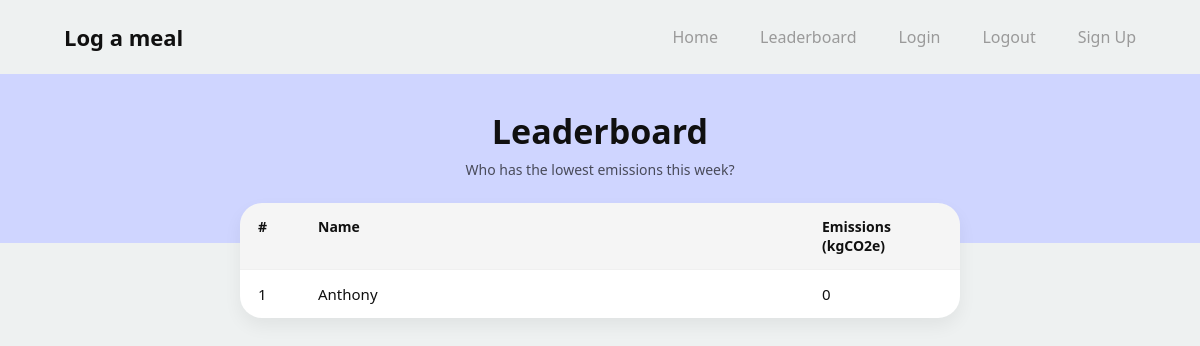
The app's page /leaderboard (signed in), older data.
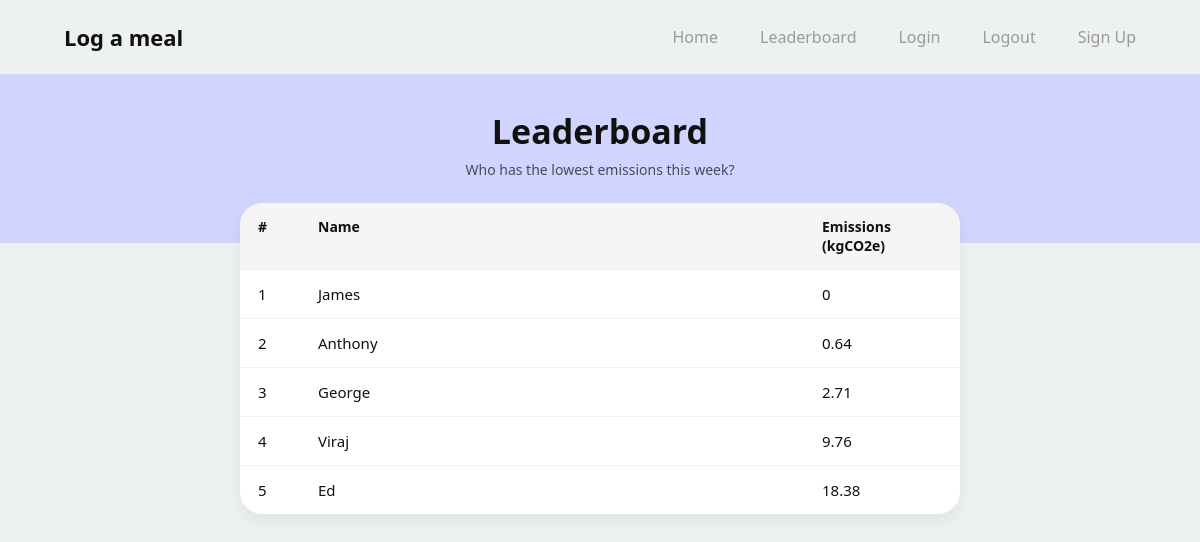
The same page, newer data.
### app/models.py (models this page shows, shortened)
class User(db.Model,UserMixin):
    __tablename__ = 'users'
    id: so.Mapped[int] = so.mapped_column(primary_key=True)
    username: so.Mapped[str] = so.mapped_column(sa.String(63), index=True, unique=True)
    email: so.Mapped[str] = so.mapped_column(sa.String(119), index=True, unique=True)
    password_hash: so.Mapped[Optional[str]] = so.mapped_column(sa.String(255))
    weekly_score: so.Mapped[int] = so.mapped_column(sa.Integer, index=True, default=0)
    meals: so.Mapped[list['Meal']] = so.relationship(back_populates='user')

### app/routes.py (the view)
@app.route("/leaderboard")
@login_required
def leaderboard():
    users = db.session.query(User.username, User.weekly_score)\
        .order_by(User.weekly_score.asc())\
        .all()
    return render_template('LeaderboardPage.html', usernames=users)

### app/models.py (called while the page is built)
@login.user_loader
def load_user(id):
    return db.session.get(User, int(id))

### app/templates/LeaderboardPage.html (shortened to what this page needs)
{% extends "base.html" %}
{% block styles %}
<link rel="stylesheet" href="{{ url_for('static', filename='css/log_meal.css') }}">
{% endblock %}
{% block content %}
<div class="dash">
  <div class="dash-hero">
    <h1 class="dash-title">Leaderboard</h1>
    <p class="dash-subtitle">Who has the lowest emissions this week?</p>
  </div>
  <div class="leaderboard">
    <div class="leaderboard-head">
      <div>#</div>
      <div>Name</div>
      <div>Emissions (kgCO2e)</div>
    </div>
    {% for username, score in usernames %}
    <div class="leaderboard-row">
      <div>{{ loop.index }}</div>
      <div>{{ username }}</div>
      <div>{{ score|round(2) }}</div>
    </div>
    {% endfor %}
  </div>
</div>
{% endblock %}

### app/templates/base.html (shortened to what this page needs)
<!DOCTYPE html>
<html lang="en">
<header class="nav">
    <div class="nav-inner">
        <div class="nav-brand">
            <a href="{{ url_for('log_meal') }}">Log a meal</a>
        </div>
        <nav class="nav-links">
            <a href="{{ url_for('index') }}">Home</a>
            <a href="{{url_for('leaderboard') }}">Leaderboard</a>
            <a href="{{url_for('login')}}">Login</a>
            <a href="{{url_for('logout')}}">Logout</a>
            <a href="{{url_for('signup')}}" class="signup-btn">
                Sign Up
            </a>
        </nav>
    </div>
</header>
<head>
    <link rel="stylesheet" href="{{ url_for('static', filename='css/style.css') }}">
    {% block styles %}{% endblock %}
</head>
<body>
{% block content %}
{% endblock %}
</body>
</html>

### app/static/css/style.css (style rules this page uses)
*, *::before, *::after { box-sizing: border-box; }
:root { --bg: #ffffff; --text: #111111; --muted: #7a7a7a; --nav-muted: #9a9a9a; --pill-bg: #cdd3ff; --pill-text: #111111; --container: 1120px; --radius-lg: 48px; --placeholder: #d9d9d9; }
body { margin: 0; font-family: system-ui, -apple-system, Segoe UI, Roboto, Helvetica, Arial, sans-serif; background: var(--bg); color: var(--text); }
.nav { width: 100%; background: transparent; box-shadow: none; position: static; }
.nav-inner { max-width: var(--container); margin: 0 auto; padding: 22px 24px; display: flex; align-items: center; justify-content: space-between; }
.nav-brand a { text-decoration: none; color: var(--text); font-weight: 700; font-size: 22px; }
.nav-links { list-style: none; display: flex; align-items: center; gap: 42px; margin: 0; padding: 0; }
.nav-links a { text-decoration: none; color: var(--nav-muted); font-weight: 500; font-size: 16px; }

### app/static/css/log_meal.css (style rules this page uses)
*, *::before, *::after { box-sizing: border-box; }
:root { --lavender: #cfd5ff; --page-bg: #eef1f1; --card: #ffffff; --text: #101010; --muted: #3c3c3c; --shadow: 0 8px 18px rgba(0,0,0,0.06); }
body { margin: 0; font-family: system-ui, -apple-system, Segoe UI, Roboto, Helvetica, Arial, sans-serif; background: var(--page-bg); color: var(--text); }
.dash { min-height: 100vh; }
.dash-hero { background: var(--lavender); padding: 34px 18px 64px; text-align: center; }
.dash-title { margin: 0; font-size: 34px; font-weight: 800; }
.dash-subtitle { margin: 6px 0 0; font-size: 14px; color: rgba(0,0,0,0.65); }
.leaderboard { max-width: 720px; margin: -40px auto 40px; background: var(--card); border-radius: 22px; box-shadow: var(--shadow); overflow: hidden; }
.leaderboard-head { display: grid; grid-template-columns: 60px 1fr 120px; padding: 14px 18px; font-weight: 800; font-size: 14px; background: rgba(0,0,0,0.04); }
.leaderboard-row { display: grid; grid-template-columns: 60px 1fr 120px; padding: 14px 18px; border-top: 1px solid rgba(0,0,0,0.06); align-items: center; font-size: 15px; }

Row changes from the older to the newer data that the page shows:
added User: username "James", weekly_score "0"
changed User "Anthony": weekly_score "0" → "0.64"
added User: username "George", weekly_score "2.71"
added User: username "Viraj", weekly_score "9.76"
added User: username "Ed", weekly_score "18.38"
